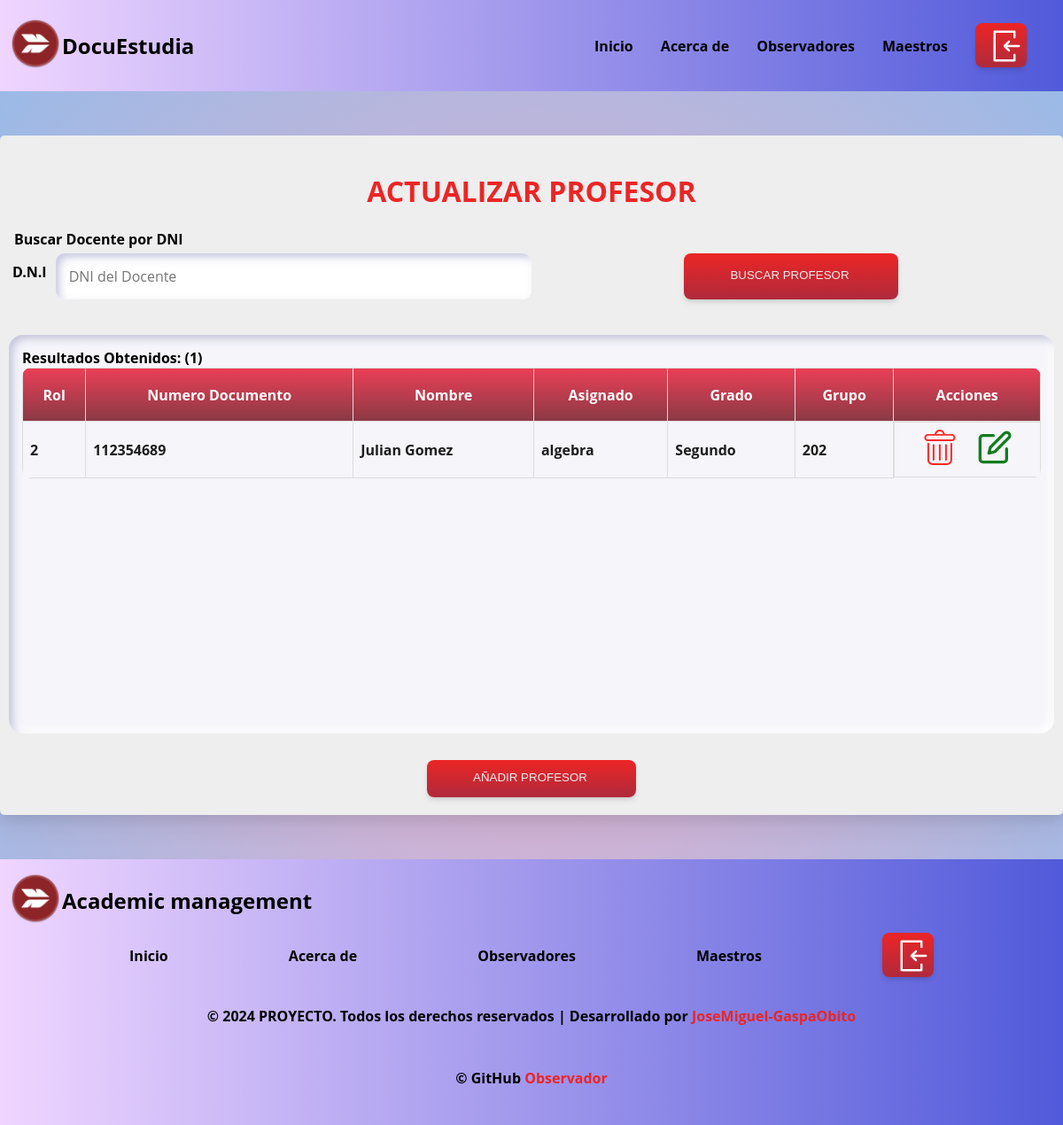
The page /controllers/admin/ManageUsers.php (signed in) on the database its author committed.
### tables this page shows
CREATE TABLE `profesor` (
  `IdProf` int(10) NOT NULL,
  `IdUser` int(11) DEFAULT NULL,
  `AsigAcadeProf` varchar(20) NOT NULL,
  `AsigProf` varchar(30) NOT NULL,
  `AreaProf` varchar(30) NOT NULL
);

CREATE TABLE `usuarios` (
  `IdUser` int(11) NOT NULL,
  `IdRol` int(11) NOT NULL,
  `IdImg` int(11) DEFAULT NULL,
  `Nombre` varchar(100) NOT NULL,
  `Apellido` varchar(100) NOT NULL,
  `TipoDcto` varchar(20) DEFAULT NULL,
  `NumDcto` varchar(50) DEFAULT NULL,
  `Telefono` varchar(20) DEFAULT NULL,
  `FechNacimiento` date DEFAULT NULL,
  `Direccion` text DEFAULT NULL,
  `Email` varchar(100) NOT NULL,
  `Password` varchar(255) NOT NULL,
  `FechCreado` timestamp NOT NULL DEFAULT current_timestamp(),
  `FechActualizado` timestamp NULL DEFAULT NULL ON UPDATE current_timestamp()
);

CREATE TABLE `mt_grados` (
  `IdGrado` int(11) NOT NULL,
  `NomGrado` varchar(20) DEFAULT NULL,
  `NumAlumnos` int(11) NOT NULL
);

CREATE TABLE `mt_grupos` (
  `IdGrupo` int(11) NOT NULL,
  `IdGrado` int(11) DEFAULT NULL,
  `IdProf` int(11) DEFAULT NULL,
  `NomGrupo` varchar(10) DEFAULT NULL
);

### models/TeacherModel.php (called while the page is built, shortened)
<?php
$RootPath = ($_SERVER['DOCUMENT_ROOT'] . "/proyectos/DocuEstudia");
include ("$RootPath/models/DatabaseConnection.php");
$Nombre = '';$Apellido = '';$TipoDcto = '';$NumDocumento = '';$Telefono = '';$Fecha_Nacimiento = '';$Direccion = '';$AsigAcadeProf = '';$AsigProf = '';$AreaProf = '';$Email = '';$Password = '';$IdRol = 2;
$IdUser = isset($_POST['NumeroModificar']) ? intval($_POST['NumeroModificar']) : 0;
if ($_SERVER['REQUEST_METHOD'] === 'POST') {
  $action = $_POST['action'];
  if ($action === 'delete') {
    deleteTeacher($conexion, $IdUser);
  } elseif ($action === 'create') {
    createTeacher($RootPath, $conexion, $ultimoId_Imagen, $Nombre, $Apellido,$TipoDcto,$NumDocumento,$Telefono,$Fecha_Nacimiento,$Direccion, $AsigAcadeProf, $AsigProf, $AreaProf, $Email, $Password,$IdRol, $NombreImagenOriginal, $Imagen_temporal,$IdGrupo);
  } elseif ($action === 'update') {
    updateTeacher($RootPath, $conexion, $IdUser, $ultimoId_Imagen, $Nombre, $Apellido,$TipoDcto,$NumDocumento,$Telefono,$Fecha_Nacimiento,$Direccion, $AsigAcadeProf, $AsigProf, $AreaProf,$Email, $Password,$IdRol, $NombreImagenOriginal, $Imagen_temporal,$IdGrupo,$IdProf);
  } elseif ($action === 'read') {
    $profesorData = readTeacher($conexion, $IdUser);
    $IdUser = $profesorData['IdUser'];$ultimoId_Imagen = $profesorData['IdImg'];$Nombre = $profesorData['Nombre'];$Apellido = $profesorData['Apellido'];$TipoDcto = $profesorData["TipoDcto"];$NumDocumento = $profesorData['NumDcto'];$Telefono = $profesorData['Telefono'];$Fecha_Nacimiento = $profesorData['FechNacimiento'];$Direccion = $profesorData['Direccion'];$AsigAcadeProf = $profesorData['AsigAcadeProf'];$AsigProf = $profesorData['AsigProf'];$AreaProf = $profesorData['AreaProf'];$Email = $profesorData['Email'];$Password = $profesorData['Password'];$NombreImagen = $profesorData['NomImg'];$IdGrupo = $profesorData['IdGrupo'];
  }  else {
    echo 'error';
  }
}elseif ($_SERVER['REQUEST_METHOD'] === 'GET' || !empty($_GET['DNI'])) {
  $resultados = searchTeacher($conexion);
  $consultar = $resultados['consultar'];
  $totalFilas = $resultados['totalFilas'];
}
function searchTeacher($conexion)
{
  $consultaSQL = "SELECT u.IdRol,CONCAT(u.Nombre, ' ', u.Apellido) AS NombreCompleto, p.*,u.NumDcto, c.IdGrupo,g.NomGrado FROM profesor p LEFT JOIN usuarios u ON u.IdUser =p.IdUser
  LEFT JOIN mt_grupos c ON p.IdProf = c.IdProf
  LEFT JOIN mt_grados g ON g.IdGrado = c.IdGrado ";
  $query = "SELECT COUNT(*) AS total FROM profesor";
  $consultar = mysqli_query($conexion, $consultaSQL) or die("ERROR AL TRAER LOS DATOS");
  $resultado = mysqli_query($conexion, $query);
  $datos = mysqli_fetch_assoc($resultado);
  $totalFilas = $datos['total'];
  return ['consultar' => $consultar, 'totalFilas' => $totalFilas];
}

### controllers/admin/ManageUsers.php (the view, shortened to what this page needs)
<?php
$RootPath = ($_SERVER['DOCUMENT_ROOT'] . "/proyectos/DocuEstudia");
include($RootPath . "/templates/HomeHeader.php");
include($RootPath . "/models/TeacherModel.php"); ?>
<main class="ContainerGeneral">
  <div class="anotaciones">
    <h1 id="TitleStart">ACTUALIZAR PROFESOR</h1>
    <form action="<?php echo BASE_URL; ?>/controllers/admin/ManageUsers.php" method="GET">
      <fieldset>
        <legend>Buscar Docente por DNI</legend>
        <div class="Formulario_Campos1">
          <div style="display:flex;">
            <label for="DNI" style="padding: 10px 10px 10px 0;">D.N.I</label>
            <input class="Input_Text" type="text" id="DNI" name="DNI" placeholder="DNI del Docente">
          </div>
          <div class="alinear-boton">
            <button class="boton" type="submit">BUSCAR PROFESOR</button>
          </div>
        </div>
      </fieldset>
    </form>
    <div class="Container1">
      <label>Resultados Obtenidos: (<?php echo $totalFilas ?>)</label>
      <table class="Custom_Table">
        <thead>
          <tr>
            <th>Rol</th>
            <th>Numero Documento</th>
            <th>Nombre</th>
            <th>Asignado</th>
            <th>Grado</th>
            <th>Grupo</th>
            <th>Acciones</th>
          </tr>
        </thead>
        <tbody>
          <?php while ($extraido = mysqli_fetch_array($consultar)) { ?>
            <tr>
              <td><?php echo $extraido['IdRol']; ?></td>
              <td><?php echo $extraido['NumDcto']; ?></td>
              <td><?php echo $extraido['NombreCompleto']; ?></td>
              <td><?php echo $extraido['AsigProf']; ?></td>
              <td><?php echo $extraido['NomGrado']; ?></td>
              <td><?php echo $extraido['IdGrupo']; ?></td>
              <td class="td_Actions">
                <form action="<?php echo BASE_URL; ?>/views/forms/ManageTeacher.php" method="post">
                  <button type="submit" class="custom-button">
                    <svg class="navbar-icon" style="margin:0">
                      <use xlink:href="<?php echo BASE_URL; ?>/assets/images/svg/Trash.svg#Trash-icon">
                    </svg>
                  </button>
                </form>
                <form action="<?php echo BASE_URL; ?>/views/forms/ManageTeacher.php" method="post">
                  <button type="submit" class="custom-button">
                    <svg class="navbar-icon" style="margin:0">
                      <use xlink:href="<?php echo BASE_URL; ?>/assets/images/svg/Edit.svg#Edit-icon">
                    </svg>
                  </button>
                </form>
              </td>
            </tr>
          <?php } ?>
        </tbody>
      </table>
    </div>
  </div>
  <div class="alinear-boton">
    <a href="<?php echo BASE_URL; ?>/views/forms/ManageTeacher.php">
      <button class="boton" type="submit">AÑADIR PROFESOR</button>
    </a>
  </div>
</main>
<?php include("$RootPath/templates/HomeFooter.php"); ?>

### assets/css/Annotation.css (style rules this page uses)
.anotaciones { flex: 1; }
.Formulario_Campos1 { display: grid; grid-template-columns: 1fr 1fr; }
.Custom_Table { border-radius: 10px; overflow: hidden; border-collapse: collapse; margin: 0 auto; width: 100%; }
.Custom_Table thead tr { text-align: center; color: white; background: linear-gradient(180deg, #EB3F57 0%, #893944 100%); height: 60px; }
.Custom_Table tbody tr { color: rgb(29, 29, 29); }
.Custom_Table td,.Custom_Table th { border: 1px solid #ddd; padding: 8px; }
.Custom_Table td.td_Actions { display: flex; justify-content: space-evenly; }

### assets/css/ProfileTemplate.css (style rules this page uses)
:root { --primary: #ec2525; --blanco: #eee; --oscuro: #000000; --bg_linear: linear-gradient(90deg, #efd5ff 0%, #515ada 100%); --Color_Button: linear-gradient(180deg, #ec2525 0%, #af2a3c 100%); --fuente_principal: "Open Sans", sans-serif; }
html { font-size: 62.5%; box-sizing: border-box; scroll-snap-type: y mandatory; }
*, *:before, *:after { box-sizing: inherit; }
body { margin: 0; display: flex; min-height: 100vh; flex-direction: column; font-size: 16px; font-weight: bold; font-family: var(--fuente_principal); background: radial-gradient(circle, rgba(238,174,202,1) 0%, rgba(148,187,233,1) 100%); }
fieldset { border: none; }
#TitleStart { text-align: center; color: var(--primary); }
.boton { padding: 1.2rem 5.5rem 1.5rem 5.2rem; background: var(--Color_Button); box-shadow: 0px 4px 7px -1px rgba(0, 0, 0, 0.11),0px 2px 4px -1px rgba(0, 0, 0, 0.07); border-radius: 8px; border: none; cursor: pointer; transition: background 0.2s ease-in-out; color: var(--blanco); }
.custom-button { background: none; border: none; padding: 0; cursor: pointer; }
.alinear-boton { display: flex; justify-content: center; }
.Input_Text { font-size: inherit; appearance: none; padding: 1.5rem; border: none; width: 100%; box-shadow: inset -2px -2px 4px rgba(255, 255, 255, 0.5), inset 2px 2px 4px rgba(170, 170, 204, 0.25), inset 5px 5px 10px rgba(170, 170, 204, 0.5), inset -5px -5px 10px #ffffff; border-radius: 1rem; }
input,textarea,select.Input_Text { font-family: var(--fuente_principal); }
.ContainerGeneral { margin: 50px auto; padding: 2rem 0 2rem 0; width: 100%; max-height: 165rem; max-width: 140rem; border-radius: 0.5rem; background-color: var(--blanco); box-shadow: 0px 20px 26px rgba(0, 0, 0, 0.05), 0px 8px 9px rgba(0, 0, 0, 0.06); }
.Container1 { overflow: auto; background: #f5f5fa; margin: 3rem 1rem 3rem 1rem; padding: 1.5rem; border: none; height: 45rem; border-radius: 1em; box-shadow: inset -2px -2px 4px rgba(255, 255, 255, 0.5),inset 2px 2px 4px rgba(170, 170, 204, 0.25),inset 5px 5px 10px rgba(170, 170, 204, 0.5), inset -5px -5px 10px #ffffff; }
.navbar-icon { width:40px; height:40px; margin-right: 10px; }

### rows shown on the page
profesor: IdUser.IdRol "2", IdUser.NumDcto "112354689", NombreCompleto "Julian Gomez", AsigProf "algebra", mt_grados.NomGrado "Segundo", mt_grupos.IdGrupo "202"

### other values the page prints
$totalFilas "1"
